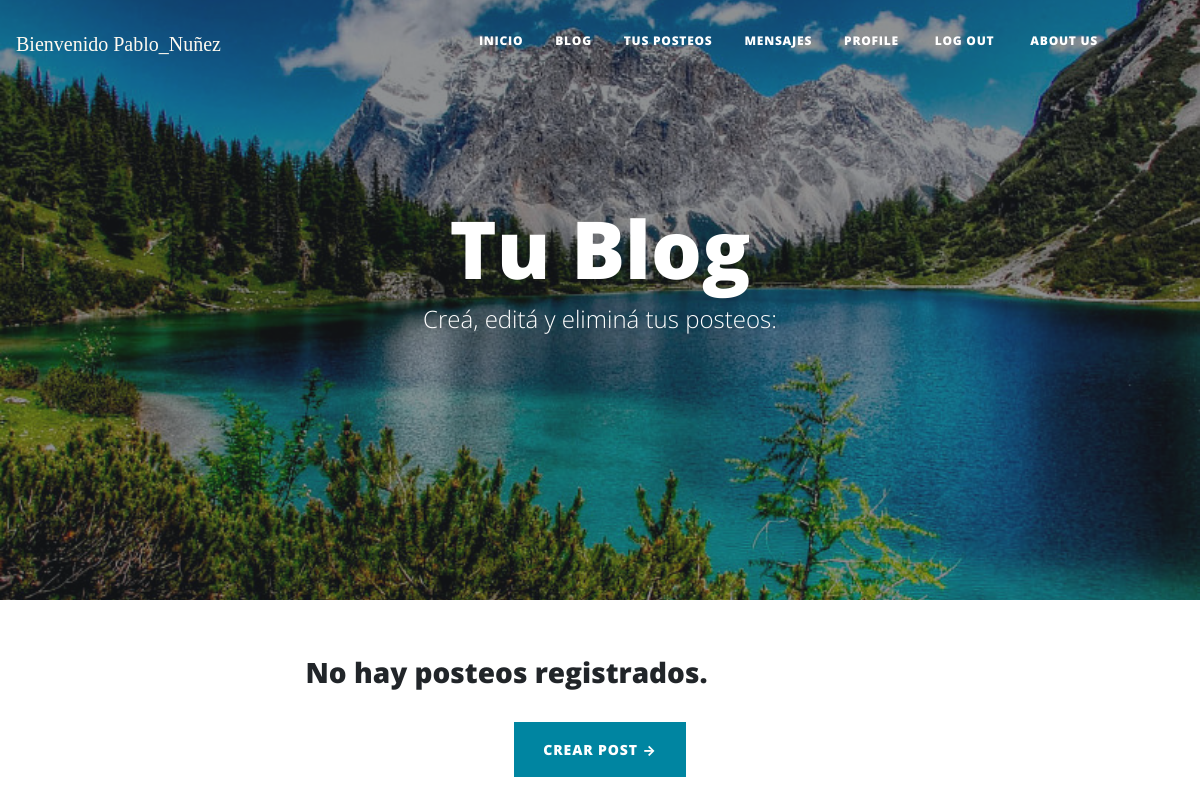
The page /AppViajes/listar_post (signed in) on the database as committed earlier.
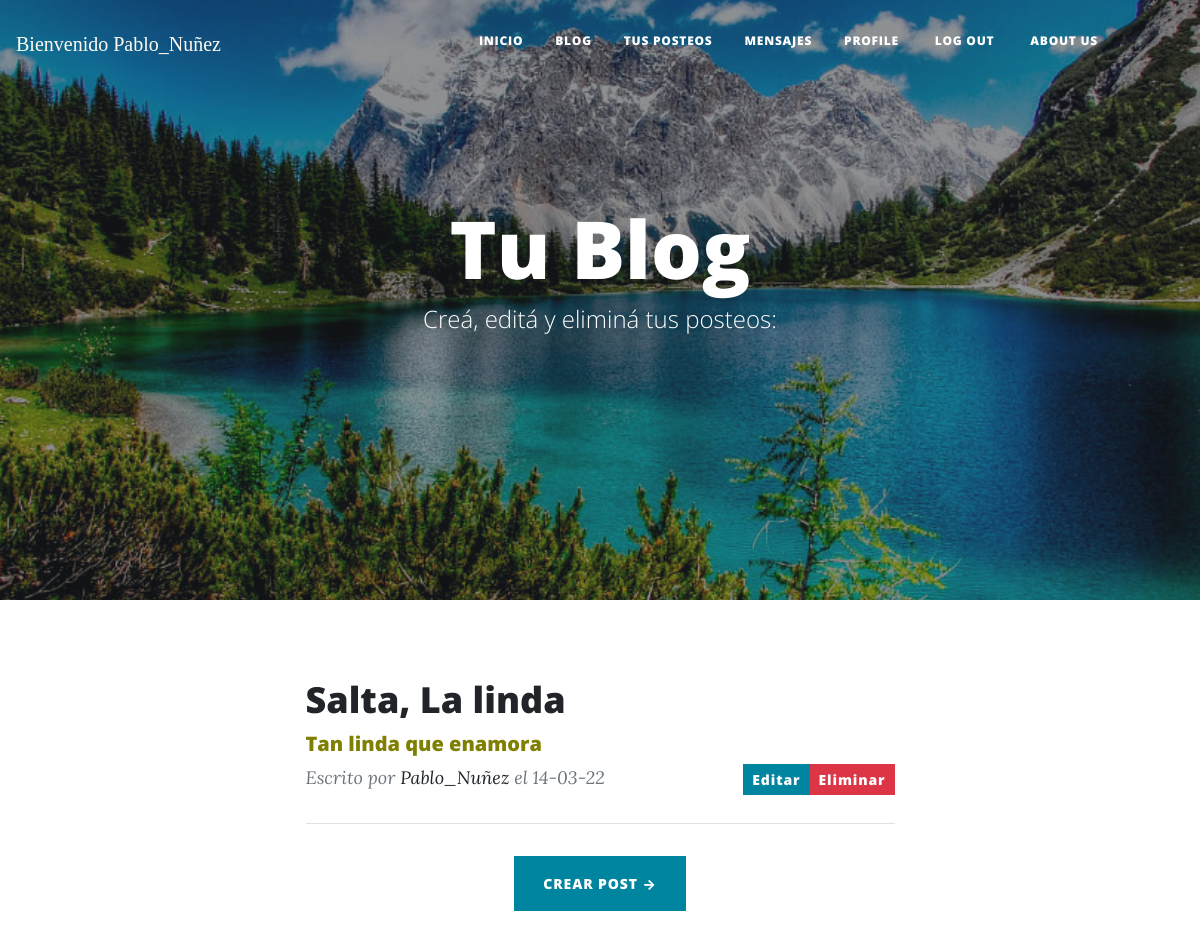
The same page on the database as committed later.
### AppViajes/models.py (models this page shows, shortened)
class Post(models.Model):
    id=models.AutoField(primary_key= True)
    titulo=models.CharField('Titulo',max_length=50,null= False, blank= False)
    subtitulo=models.CharField('Subtitulo',max_length=30)
    slug=models.CharField('Slug',max_length=100,null= False, blank= False)
    contenido=RichTextField()
    autor=models.ForeignKey(User, on_delete=models.CASCADE)
    fecha_creacion=models.DateField('Fecha de creación', auto_now=False, auto_now_add=True)

### AppViajes/views.py (the view)
# urls.py: path('listar_post',ListarPost.as_view(), name='listar_post'),
class ListarPost(ListView):
    model = Post
    template_name = 'AppViajes/listar_post.html'
    def get_queryset(self):
        return Post.objects.filter(autor=self.request.user).order_by('-fecha_creacion')

### templates/AppViajes/listar_post.html (shortened to what this page needs)
{% extends 'AppViajes/index.html'%}
{% load static %}
{% block titulo_principal%}
Tu Blog
<span class="subheading">Creá, editá y eliminá tus posteos:</span>
{% endblock titulo_principal %}
{% block imagen%}
{% static 'AppViajes/assets/img/fondo.jpg'%}
{% endblock imagen %}
{%block contenido%}
{% if object_list %}
    {% for post in object_list %}
                                <div class="post-preview">
                                    <a href= "{% url 'AppViajes:Detalle_post' post.slug %}">
                                        <h2 class="post-title">
                                            {{post.titulo}}
                                        </h2>
                                        <h5 style="color:#808000" class="post-subtitulo">
                                            {{post.subtitulo}}
                                        </h5>
                                    </a>
                                    <div>
                                    <div> <a class="btn btn-danger btn-sm" style= "float: right;" href="{% url 'AppViajes:Eliminar_post' post.id%}">Eliminar</a></div>
                                    <div> <a class="btn btn-primary btn-sm"  style= "float: right;"  href="{% url 'AppViajes:Editar_post' post.id%}">Editar </a></div>
                                    </div>
                                    <p class="post-meta">
                                        Escrito por
                                        <a href="#!">{{post.autor}}</a> el
                                        {{post.fecha_creacion |date:"d-m-y"}}
                                    </p>
                                </div>
                                <hr>
                            {% endfor %}
                            {% else %}
                             <h3>No hay posteos registrados.</h3>
                             {% endif %}
<p>
    <p>
    <div align="center"><a class="btn btn-primary text-uppercase"  href="{% url 'AppViajes:Crear_post' %}">Crear Post →</a></div>
    </p>
{%endblock contenido%}

Rows that differ between the two databases and show on the page:
added Post: titulo "Salta, La linda", subtitulo "Tan linda que enamora", autor "Pablo_Nuñez", fecha_creacion "14-03-22"
Other text that changed with them:
text no longer shown: "No hay posteos registrados."
